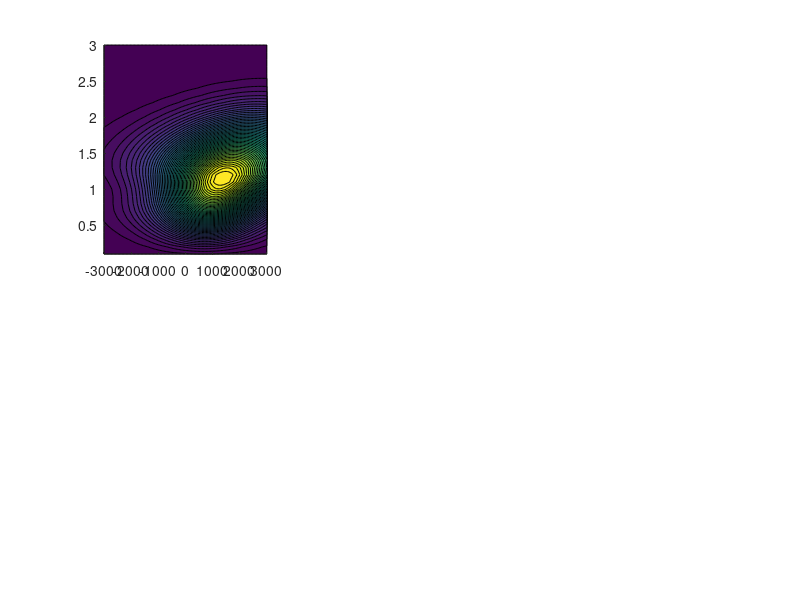

Recreate this plot in MATLAB. (Note: this script raises an error after producing the figure.)
% Load data from mat file
clear all
load FSRS
FSRS_Res_Cas=rcas;
FSRS_Res_Dir=rdir;
gcf=figure;
set(gcf,'Units','Normalized','Position',[0 0 0.84 0.9]);%[0 4/75 1 0.85]);
maxr=max(max(max(abs(FSRS_Res_Ratio))));
y=-0.04;x=0.04;
% Axes positions
gcp_t_y=0.615;gcp_b_y=0.15;
gcp_l_x=0.05;gcp_c_x=0.32;gcp_r_x=0.59;
gcw=0.3;gch=0.3;
gcpos=[gcp_l_x gcp_t_y gcw gch;gcp_l_x gcp_b_y gcw gch];
gdpos=[gcp_c_x gcp_t_y gcw gch;gcp_c_x gcp_b_y gcw gch];
grpos=[gcp_r_x gcp_t_y gcw gch;gcp_r_x gcp_b_y gcw gch];
% Color bar positions
cp_t_y=0.925;cp_b_y=0.46;
cp_l_x=0.1;cp_c_x=0.37;cp_r_x=0.64;
cw=0.2;ch=0.03;
ccpos=[cp_l_x cp_t_y cw ch;cp_l_x cp_b_y cw ch];
cdpos=[cp_c_x cp_t_y cw ch;cp_c_x cp_b_y cw ch];
crpos=[cp_r_x cp_t_y cw ch;cp_r_x cp_b_y cw ch];
% Text
tstr={'a)';'b)';'c)';'d)';'e)';'f)'};
% Text positions
tp_t_y=0.85;tp_b_y=0.38;
tp_l_x=0.105;tp_c_x=0.375;tp_r_x=0.645;
tw=0.06;th=0.06;
tpos=[tp_l_x tp_t_y tw th; tp_c_x tp_t_y tw th; tp_r_x tp_t_y tw th;...
          tp_l_x tp_b_y tw th; tp_c_x tp_b_y tw th; tp_r_x tp_b_y tw th];
for iv=1:2
    maxs=max(max(max(abs(FSRS_Res_Cas(:,:,iv)))),...
        max(max(abs(FSRS_Res_Dir(:,:,iv)))));
    gc(iv)=subplot(2,3,1+3*(iv-1));contourf(FSRS_Res_dws,FSRS_Res_disps,...
        abs(FSRS_Res_Cas(:,:,iv))/maxs,50,'edgecolor','none');
    xlabel('(\omega_{AP}-\omega_{eg})/2\pic (cm^{-1})');
    ylabel({'Mode Displacement, \it d';'Scaling Factor'});%caxis([0 maxr])
    colormap jet;
    cc(iv)=colorbar('Location','northoutside','fontsize',10,...
        'Position',ccpos(iv,:));
    set(gca,'linewidth',2,'fontsize',10,'fontweight','bold','Position',gcpos(iv,:));
    axis square;
    tx=annotation(gcf,'textbox',tpos(1+3*(iv-1),:),...
        'String',tstr(1+3*(iv-1)),'EdgeColor','none',...
        'fontweight','bold','fontsize',10,'Color',[1 1 1]);

    gd(iv)=subplot(2,3,2+3*(iv-1));contourf(FSRS_Res_dws,FSRS_Res_disps,...
        abs(FSRS_Res_Dir(:,:,iv))/maxs,50,'edgecolor','none');
    xlabel('(\omega_{AP}-\omega_{eg})/2\pic (cm^{-1})');
    ylabel({'Mode Displacement, \it d';'Scaling Factor'});%caxis([0 maxr])
    colormap jet;cd(iv)=colorbar('Location','northoutside','fontsize',10,'Position',cdpos(iv,:));
    set(gca,'linewidth',2,'fontsize',10,'fontweight','bold','Position',gdpos(iv,:));axis square;
    tx=annotation(gcf,'textbox',tpos(2+3*(iv-1),:),...
        'String',tstr(2+3*(iv-1)),'EdgeColor','none',...
        'fontweight','bold','fontsize',10,'Color',[1 1 1]);

    gr(iv)=subplot(2,3,3+3*(iv-1));contourf(FSRS_Res_dws,FSRS_Res_disps,...
        log10(FSRS_Res_Ratio(:,:,iv)),50,'edgecolor','none');
    xlabel('(\omega_{AP}-\omega_{eg})/2\pic (cm^{-1})');
    ylabel({'Mode Displacement, \it d';'Scaling Factor'});%caxis([0 maxr])
    colormap jet;cr(iv)=colorbar('Location','northoutside','fontsize',10,'Position',crpos(iv,:));
    set(gca,'linewidth',2,'fontsize',10,'fontweight','bold','Position',grpos(iv,:));axis square;
    tx=annotation(gcf,'textbox',tpos(3+3*(iv-1),:),...
        'String',tstr(3+3*(iv-1)),'EdgeColor','none',...
        'fontweight','bold','fontsize',10,'Color',[1 1 1]);
end